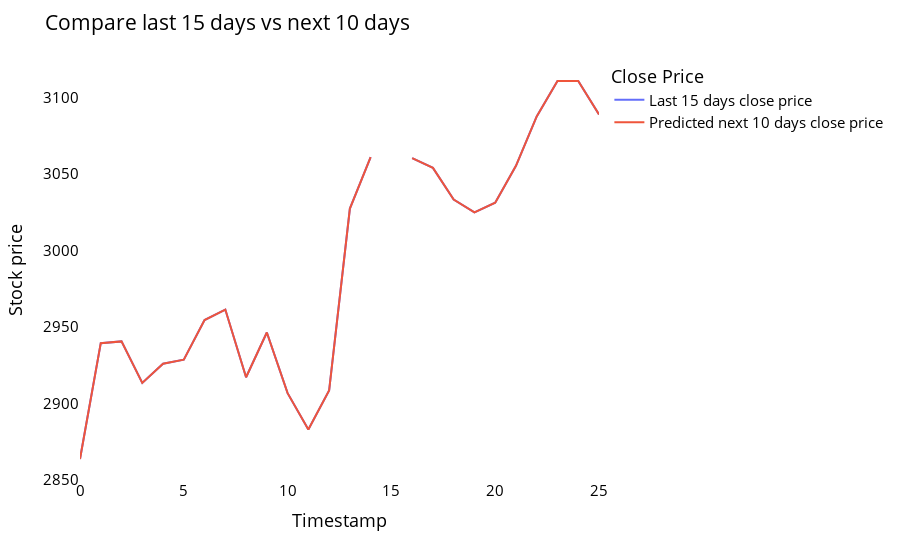

Source (notebook cell):
### Code cell
temp_mat = np.empty((len(last_days)+pred_days+1,1))
temp_mat[:] = np.nan
temp_mat = temp_mat.reshape(1,-1).tolist()[0]

last_original_days_value = temp_mat
next_predicted_days_value = temp_mat

last_original_days_value[0:time_step+1] = scaler.inverse_transform(closedf[len(closedf)-time_step:]).reshape(1,-1).tolist()[0]
next_predicted_days_value[time_step+1:] = scaler.inverse_transform(np.array(lst_output).reshape(-1,1)).reshape(1,-1).tolist()[0]

new_pred_plot = pd.DataFrame({
    'last_original_days_value':last_original_days_value,
    'next_predicted_days_value':next_predicted_days_value
})

names = cycle(['Last 15 days close price','Predicted next 10 days close price'])

fig = px.line(new_pred_plot,x=new_pred_plot.index, y=[new_pred_plot['last_original_days_value'],
                                                      new_pred_plot['next_predicted_days_value']],
              labels={'value': 'Stock price','index': 'Timestamp'})
fig.update_layout(title_text='Compare last 15 days vs next 10 days',
                  plot_bgcolor='white', font_size=15, font_color='black',legend_title_text='Close Price')
fig.for_each_trace(lambda t:  t.update(name = next(names)))
fig.update_xaxes(showgrid=False)
fig.update_yaxes(showgrid=False)
fig.show()

### Figure 1 — Plotly figure (JSON) as saved in the notebook; plotly's stock layout.template omitted (floating-point values rounded to 4 significant figures)
{"data": [{"hovertemplate": "variable=last_original_days_value<br>Timestamp=%{x}<br>Stock price=%{y}<extra></extra>", "legendgroup": "last_original_days_value", "line": {"color": "#636efa", "dash": "solid"}, "marker": {"symbol": "circle"}, "mode": "lines", "name": "Last 15 days close price", "orientation": "v", "showlegend": true, "type": "scatter", "x": [0, 1, 2, 3, 4, 5, 6, 7, 8, 9, 10, 11, 12, 13, 14, 15, 16, 17, 18, 19, 20, 21, 22, 23, 24, 25], "xaxis": "x", "y": [2864.0, 2939.0, 2941.0, 2914.0, 2926.0, 2929.0, 2955.0, 2961.0, 2917.0, 2946.0, 2907.0, 2883, 2908.0, 3027.0, 3061.0, null, 3060.0, 3054.0, 3033.0, 3025.0, 3031.0, 3055.0, 3088.0, 3111.0, 3111.0, 3089.0], "yaxis": "y"}, {"hovertemplate": "variable=next_predicted_days_value<br>Timestamp=%{x}<br>Stock price=%{y}<extra></extra>", "legendgroup": "next_predicted_days_value", "line": {"color": "#EF553B", "dash": "solid"}, "marker": {"symbol": "circle"}, "mode": "lines", "name": "Predicted next 10 days close price", "orientation": "v", "showlegend": true, "type": "scatter", "x": [0, 1, 2, 3, 4, 5, 6, 7, 8, 9, 10, 11, 12, 13, 14, 15, 16, 17, 18, 19, 20, 21, 22, 23, 24, 25], "xaxis": "x", "y": [2864.0, 2939.0, 2941.0, 2914.0, 2926.0, 2929.0, 2955.0, 2961.0, 2917.0, 2946.0, 2907.0, 2883, 2908.0, 3027.0, 3061.0, null, 3060.0, 3054.0, 3033.0, 3025.0, 3031.0, 3055.0, 3088.0, 3111.0, 3111.0, 3089.0], "yaxis": "y"}], "layout": {"autosize": true, "font": {"color": "black", "size": 15}, "legend": {"title": {"text": "Close Price"}, "tracegroupgap": 0}, "margin": {"t": 60}, "plot_bgcolor": "white", "title": {"text": "Compare last 15 days vs next 10 days"}, "xaxis": {"anchor": "y", "autorange": true, "domain": [0, 1], "range": [0, 25], "showgrid": false, "title": {"text": "Timestamp"}, "type": "linear"}, "yaxis": {"anchor": "x", "autorange": true, "domain": [0, 1], "range": [2850.0, 3125.0], "showgrid": false, "title": {"text": "Stock price"}, "type": "linear"}}}
